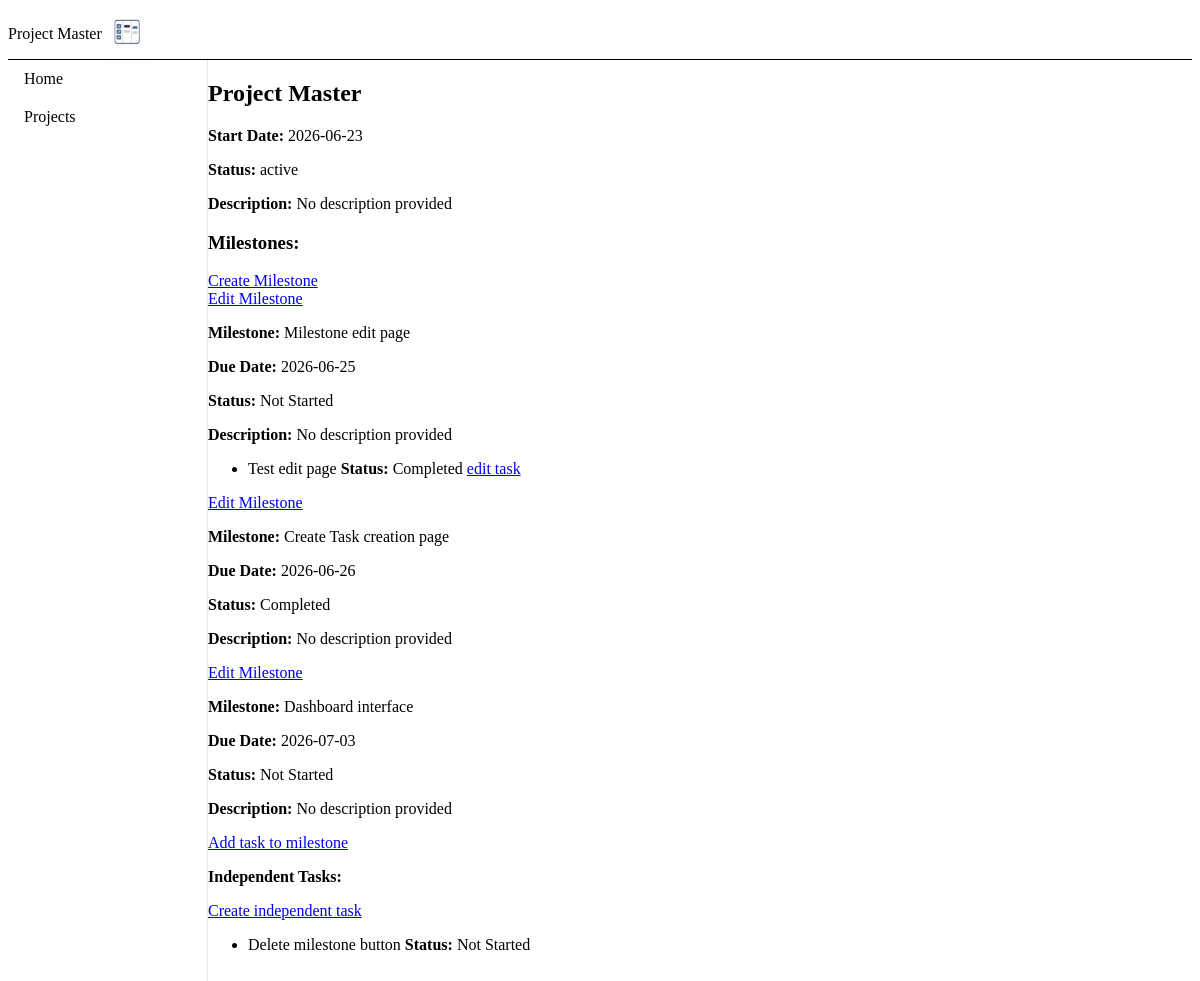
/project/1 (signed in), run on an earlier commit of the app's database.
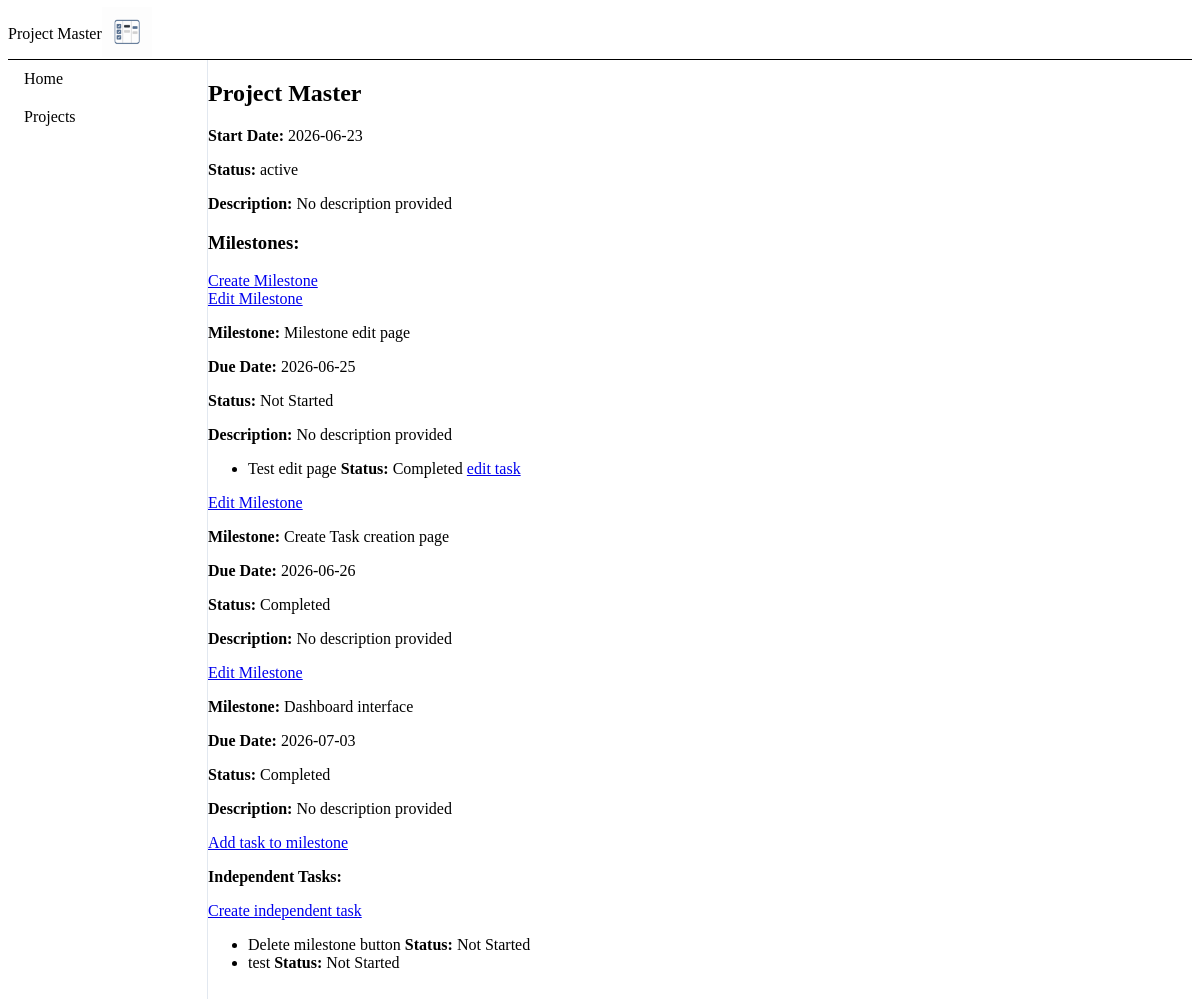
And on a later commit of the database.
### models.py (models this page shows)
class Milestone(db.Model):
    milestoneId: Mapped[int] = mapped_column(primary_key=True)
    projectId: Mapped[int] = mapped_column(ForeignKey('project.projectId'), nullable=False)
    milestoneName:Mapped[str] = mapped_column(nullable=False)
    description:Mapped[str] = mapped_column(nullable=True)
    startDate: Mapped[date] = mapped_column(Date, nullable=False)
    endDate: Mapped[date] = mapped_column(Date, nullable=False)
    status: Mapped[str] = mapped_column(nullable=False)
    createdAt:Mapped[datetime] = mapped_column(default=lambda: datetime.now(timezone.utc) ,nullable=False)

class Task(db.Model):
    taskId: Mapped[int] = mapped_column(primary_key=True)
    projectId: Mapped[int] = mapped_column(ForeignKey('project.projectId'), nullable=False)
    milestoneId: Mapped[Optional[int]] = mapped_column(ForeignKey('milestone.milestoneId'), nullable=True)
    taskName:Mapped[str] = mapped_column(nullable=False)
    description:Mapped[str] = mapped_column(nullable=True)
    dueDate: Mapped[Optional[date]] = mapped_column(Date, nullable=True)
    status: Mapped[str] = mapped_column(nullable=False)
    createdAt:Mapped[datetime] = mapped_column(default=lambda: datetime.now(timezone.utc),nullable=False)

### app.py (the view)
@app.route('/project/<int:projectId>', methods=['GET'])
@login_required
def project_detail(projectId):
    project = Project.query.filter_by(
        projectId = projectId, userId=current_user.userId
    ).first_or_404()
    milestones = Milestone.query.filter_by(projectId = projectId).all()
    tasks = Task.query.filter(
        Task.projectId == projectId, Task.milestoneId != None
    ).all()
    independentTasks = Task.query.filter_by(projectId = projectId, milestoneId=None).all()
    return render_template('project_detail.html', milestones=milestones, tasks=tasks,independentTasks=independentTasks, project=project)

### app.py (called while the page is built)
@login_manager.user_loader
def load_user(user_id):
    return User.query.get(int(user_id))

### templates/project_detail.html
{% extends "base.html" %}
  {% block content %}
    <div class="project-detail-card">
        <div class="project-card-header">
            <h2 class="project-title">{{ project.projectName  }}</h2>
            {% if project.startDate %}
              <p><strong>Start Date:</strong> {{ project.startDate }}</p>
            {% else %}
              <p><strong>Start Date:</strong>No start date provided</p>
            {% endif %}
        </div>
        <div class="project-card-body">
            <p><strong>Status:</strong> {{ project.status }}</p>
            {% if project.description%}
              <p><strong>Description:</strong> {{ project.description }}</p>
            {% else %}
              <p><strong>Description:</strong> No description provided</p>
            {% endif %}
            <h3>Milestones:</h3> <a href="{{ url_for('new_milestone', projectId=project.projectId) }}">Create Milestone</a>
            <div>
                {% if milestones %}
                    {% for milestone in milestones%}
                    <a href="{{ url_for('edit_milestone', projectId=project.projectId, milestoneId=milestone.milestoneId) }}">Edit Milestone</a>
                    <p><strong>Milestone:</strong> {{ milestone.milestoneName }}</p>
                    <p><strong>Due Date:</strong> {{ milestone.endDate }}</p>
                    <p><strong>Status:</strong> {{ milestone.status }}</p>
                    {% if milestone.description %}
                        <p><strong>Description:</strong> {{ milestone.description }}</p>
                    {% else %}
                        <p><strong>Description:</strong> No description provided</p>
                    {% endif %}
                        <ul>
                            {% for task in tasks %}
                                {% if task.milestoneId == milestone.milestoneId %}
                                <li>{{ task.taskName }}  <strong>Status:</strong> {{ task.status }}
                                <a href="{{ url_for('edit_task', projectId=project.projectId, taskId=task.taskId)}}">edit task</a></li>
                                {% endif %}
                            {% endfor %}
                        </ul>
                    {% endfor %}
                    <a href="{{ url_for('new_task', projectId = project.projectId)}}">Add task to milestone</a>
                    {% else %}
                    None
                    {% endif %}
            </div>
           <p><strong>Independent Tasks:</strong></p>
           <a href=" {{ url_for('new_task', projectId = project.projectId) }}">Create independent task</a>
           {% if independentTasks %}
              <ul>
                {% for task in independentTasks %}
                  <li> {{ task.taskName }} <strong>Status:</strong> {{ task.status }}</li>
                {% endfor %}
              </ul>
            {% else %}
              <p>No independent tasks</p>
            {% endif %}
        </div>
    </div>
</body>
{% endblock %}

What changed in the data, as far as the page shows it:
changed Milestone "Dashboard interface": status "Not Started" → "Completed"
added Task: taskName "test", status "Not Started"
